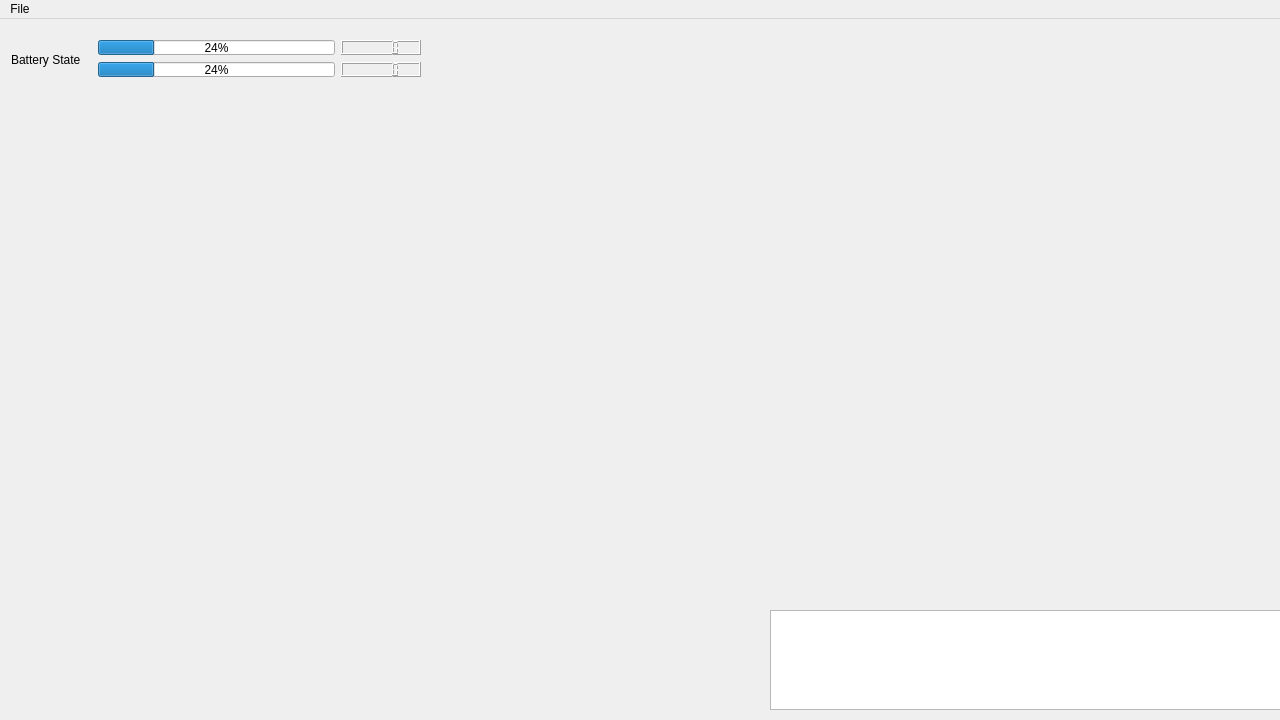
<?xml version="1.0" encoding="UTF-8"?>
<ui version="4.0">
 <class>David1</class>
 <widget class="QMainWindow" name="David1">
  <property name="geometry">
   <rect>
    <x>0</x>
    <y>0</y>
    <width>1280</width>
    <height>720</height>
   </rect>
  </property>
  <property name="minimumSize">
   <size>
    <width>1280</width>
    <height>720</height>
   </size>
  </property>
  <property name="maximumSize">
   <size>
    <width>1920</width>
    <height>1080</height>
   </size>
  </property>
  <property name="windowTitle">
   <string>David Interface 1</string>
  </property>
  <property name="windowIcon">
   <iconset resource="../RobosubUI.qrc">
    <normaloff>:/Pictures/Only-Logo.png</normaloff>:/Pictures/Only-Logo.png</iconset>
  </property>
  <widget class="QWidget" name="centralwidget">
   <widget class="QWidget" name="">
    <property name="geometry">
     <rect>
      <x>770</x>
      <y>0</y>
      <width>511</width>
      <height>691</height>
     </rect>
    </property>
    <layout class="QVBoxLayout" name="Right">
     <property name="spacing">
      <number>0</number>
     </property>
     <property name="sizeConstraint">
      <enum>QLayout::SetDefaultConstraint</enum>
     </property>
     <item>
      <layout class="QGridLayout" name="VideoMatrix">
       <property name="sizeConstraint">
        <enum>QLayout::SetMinimumSize</enum>
       </property>
       <property name="spacing">
        <number>0</number>
       </property>
       <item row="2" column="0">
        <widget class="QLabel" name="Monitor3">
         <property name="sizePolicy">
          <sizepolicy hsizetype="Expanding" vsizetype="Expanding">
           <horstretch>0</horstretch>
           <verstretch>0</verstretch>
          </sizepolicy>
         </property>
         <property name="minimumSize">
          <size>
           <width>213</width>
           <height>160</height>
          </size>
         </property>
         <property name="maximumSize">
          <size>
           <width>320</width>
           <height>240</height>
          </size>
         </property>
         <property name="text">
          <string/>
         </property>
         <property name="pixmap">
          <pixmap resource="../RobosubUI.qrc">:/Pictures/Nemo view.JPG</pixmap>
         </property>
         <property name="scaledContents">
          <bool>true</bool>
         </property>
        </widget>
       </item>
       <item row="0" column="1">
        <widget class="QLabel" name="Monitor2">
         <property name="sizePolicy">
          <sizepolicy hsizetype="Expanding" vsizetype="Expanding">
           <horstretch>0</horstretch>
           <verstretch>0</verstretch>
          </sizepolicy>
         </property>
         <property name="minimumSize">
          <size>
           <width>213</width>
           <height>160</height>
          </size>
         </property>
         <property name="maximumSize">
          <size>
           <width>320</width>
           <height>240</height>
          </size>
         </property>
         <property name="text">
          <string/>
         </property>
         <property name="pixmap">
          <pixmap resource="../RobosubUI.qrc">:/Pictures/Nemo view.JPG</pixmap>
         </property>
         <property name="scaledContents">
          <bool>true</bool>
         </property>
        </widget>
       </item>
       <item row="3" column="0">
        <widget class="QLabel" name="Monitor5">
         <property name="sizePolicy">
          <sizepolicy hsizetype="Expanding" vsizetype="Expanding">
           <horstretch>0</horstretch>
           <verstretch>0</verstretch>
          </sizepolicy>
         </property>
         <property name="minimumSize">
          <size>
           <width>213</width>
           <height>160</height>
          </size>
         </property>
         <property name="maximumSize">
          <size>
           <width>320</width>
           <height>240</height>
          </size>
         </property>
         <property name="text">
          <string/>
         </property>
         <property name="pixmap">
          <pixmap resource="../RobosubUI.qrc">:/Pictures/Nemo view.JPG</pixmap>
         </property>
         <property name="scaledContents">
          <bool>true</bool>
         </property>
        </widget>
       </item>
       <item row="0" column="0">
        <widget class="QLabel" name="Monitor1">
         <property name="sizePolicy">
          <sizepolicy hsizetype="Expanding" vsizetype="Expanding">
           <horstretch>0</horstretch>
           <verstretch>0</verstretch>
          </sizepolicy>
         </property>
         <property name="minimumSize">
          <size>
           <width>213</width>
           <height>160</height>
          </size>
         </property>
         <property name="maximumSize">
          <size>
           <width>320</width>
           <height>240</height>
          </size>
         </property>
         <property name="text">
          <string/>
         </property>
         <property name="pixmap">
          <pixmap resource="../RobosubUI.qrc">:/Pictures/Nemo view.JPG</pixmap>
         </property>
         <property name="scaledContents">
          <bool>true</bool>
         </property>
        </widget>
       </item>
       <item row="3" column="1">
        <widget class="QLabel" name="Monitor6">
         <property name="sizePolicy">
          <sizepolicy hsizetype="Expanding" vsizetype="Expanding">
           <horstretch>0</horstretch>
           <verstretch>0</verstretch>
          </sizepolicy>
         </property>
         <property name="minimumSize">
          <size>
           <width>213</width>
           <height>160</height>
          </size>
         </property>
         <property name="maximumSize">
          <size>
           <width>320</width>
           <height>240</height>
          </size>
         </property>
         <property name="text">
          <string/>
         </property>
         <property name="pixmap">
          <pixmap resource="../RobosubUI.qrc">:/Pictures/Nemo view.JPG</pixmap>
         </property>
         <property name="scaledContents">
          <bool>true</bool>
         </property>
        </widget>
       </item>
       <item row="2" column="1">
        <widget class="QLabel" name="Monitor4">
         <property name="sizePolicy">
          <sizepolicy hsizetype="Expanding" vsizetype="Expanding">
           <horstretch>0</horstretch>
           <verstretch>0</verstretch>
          </sizepolicy>
         </property>
         <property name="minimumSize">
          <size>
           <width>213</width>
           <height>160</height>
          </size>
         </property>
         <property name="maximumSize">
          <size>
           <width>320</width>
           <height>240</height>
          </size>
         </property>
         <property name="text">
          <string/>
         </property>
         <property name="pixmap">
          <pixmap resource="../RobosubUI.qrc">:/Pictures/Nemo view.JPG</pixmap>
         </property>
         <property name="scaledContents">
          <bool>true</bool>
         </property>
        </widget>
       </item>
      </layout>
     </item>
     <item>
      <widget class="QTextEdit" name="textEdit">
       <property name="sizePolicy">
        <sizepolicy hsizetype="Expanding" vsizetype="Expanding">
         <horstretch>0</horstretch>
         <verstretch>0</verstretch>
        </sizepolicy>
       </property>
       <property name="minimumSize">
        <size>
         <width>0</width>
         <height>100</height>
        </size>
       </property>
       <property name="maximumSize">
        <size>
         <width>16777215</width>
         <height>100</height>
        </size>
       </property>
      </widget>
     </item>
    </layout>
   </widget>
   <widget class="QLabel" name="MRpic">
    <property name="geometry">
     <rect>
      <x>480</x>
      <y>0</y>
      <width>291</width>
      <height>91</height>
     </rect>
    </property>
    <property name="minimumSize">
     <size>
      <width>291</width>
      <height>91</height>
     </size>
    </property>
    <property name="text">
     <string/>
    </property>
    <property name="pixmap">
     <pixmap resource="../RobosubUI.qrc">:/Pictures/Landscape-Logo.png</pixmap>
    </property>
    <property name="scaledContents">
     <bool>true</bool>
    </property>
   </widget>
   <widget class="QWidget" name="">
    <property name="geometry">
     <rect>
      <x>11</x>
      <y>20</y>
      <width>410</width>
      <height>41</height>
     </rect>
    </property>
    <layout class="QHBoxLayout" name="BatteryStatetIndicator">
     <item>
      <widget class="QLabel" name="label">
       <property name="text">
        <string>Battery State</string>
       </property>
      </widget>
     </item>
     <item>
      <layout class="QVBoxLayout" name="BarStack">
       <item>
        <widget class="QProgressBar" name="progressBar">
         <property name="minimumSize">
          <size>
           <width>237</width>
           <height>15</height>
          </size>
         </property>
         <property name="maximumSize">
          <size>
           <width>237</width>
           <height>15</height>
          </size>
         </property>
         <property name="value">
          <number>24</number>
         </property>
        </widget>
       </item>
       <item>
        <widget class="QProgressBar" name="progressBar_2">
         <property name="minimumSize">
          <size>
           <width>237</width>
           <height>15</height>
          </size>
         </property>
         <property name="maximumSize">
          <size>
           <width>237</width>
           <height>15</height>
          </size>
         </property>
         <property name="value">
          <number>24</number>
         </property>
        </widget>
       </item>
      </layout>
     </item>
     <item>
      <layout class="QVBoxLayout" name="LCDStack">
       <item>
        <widget class="QLCDNumber" name="lcdNumber">
         <property name="minimumSize">
          <size>
           <width>0</width>
           <height>15</height>
          </size>
         </property>
         <property name="maximumSize">
          <size>
           <width>16777215</width>
           <height>15</height>
          </size>
         </property>
        </widget>
       </item>
       <item>
        <widget class="QLCDNumber" name="lcdNumber_2">
         <property name="minimumSize">
          <size>
           <width>0</width>
           <height>15</height>
          </size>
         </property>
         <property name="maximumSize">
          <size>
           <width>16777215</width>
           <height>15</height>
          </size>
         </property>
        </widget>
       </item>
      </layout>
     </item>
    </layout>
   </widget>
   <zorder></zorder>
   <zorder>textEdit</zorder>
   <zorder></zorder>
   <zorder>MRpic</zorder>
   <zorder>label</zorder>
   <zorder>progressBar</zorder>
   <zorder>progressBar_2</zorder>
   <zorder>label</zorder>
   <zorder>lcdNumber_2</zorder>
   <zorder>lcdNumber</zorder>
  </widget>
  <widget class="QMenuBar" name="menubar">
   <property name="geometry">
    <rect>
     <x>0</x>
     <y>0</y>
     <width>1280</width>
     <height>25</height>
    </rect>
   </property>
   <widget class="QMenu" name="menuFile">
    <property name="title">
     <string>File</string>
    </property>
    <addaction name="actionQuit"/>
   </widget>
   <addaction name="menuFile"/>
  </widget>
  <action name="actionQuit">
   <property name="text">
    <string>Quit</string>
   </property>
  </action>
 </widget>
 <resources>
  <include location="../RobosubUI.qrc"/>
 </resources>
 <connections>
  <connection>
   <sender>actionQuit</sender>
   <signal>triggered()</signal>
   <receiver>David1</receiver>
   <slot>close()</slot>
   <hints>
    <hint type="sourcelabel">
     <x>-1</x>
     <y>-1</y>
    </hint>
    <hint type="destinationlabel">
     <x>399</x>
     <y>299</y>
    </hint>
   </hints>
  </connection>
 </connections>
</ui>
